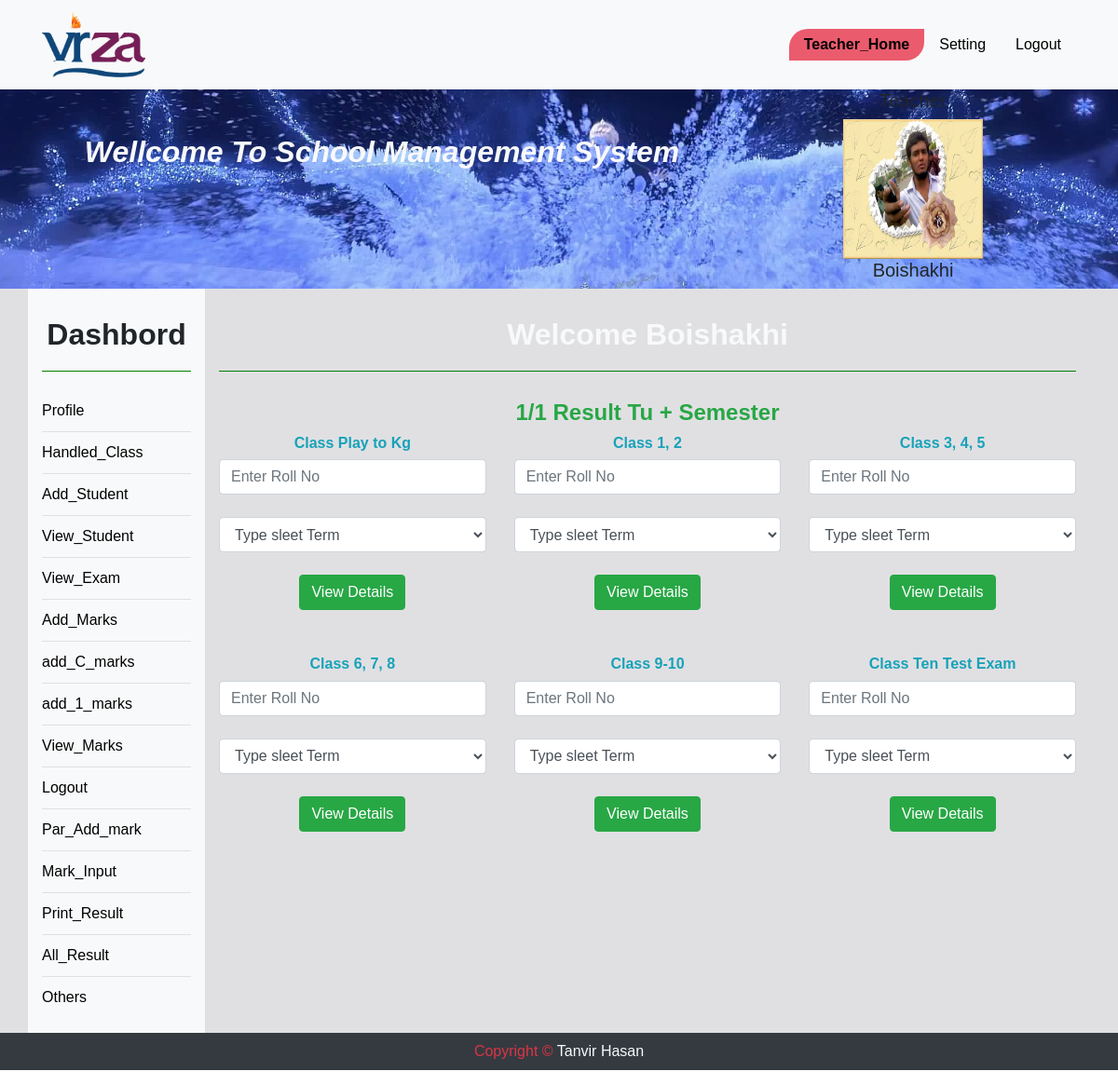
Screenshot of /sbg_view_mark.php (signed in) with the database file from the repository.
### tables this page shows
CREATE TABLE `staff` (
  `TID` int(11) NOT NULL,
  `TNAME` varchar(150) NOT NULL,
  `TCLASS` varchar(100) NOT NULL,
  `TSEC` varchar(100) NOT NULL,
  `DGN` varchar(100) NOT NULL,
  `TPASS` varchar(150) NOT NULL,
  `QUAL` varchar(500) NOT NULL,
  `SAL` varchar(13) NOT NULL,
  `DATE` varchar(13) NOT NULL,
  `PNO` varchar(150) NOT NULL,
  `MAIL` varchar(150) NOT NULL,
  `PADDR` text NOT NULL,
  `IMG` varchar(150) NOT NULL
);

### sbg_view_mark.php (the view, shortened to what this page needs)
<?php
	include "database.php";
 ?>
<?php include "teacher_header.php"; ?>
<div class="container_full dream_img slid_img">
	<div class="container text-center">
		<div class="row">
			<div class="col-md-8">
			<h2 class="mt-5 text-light" ><i><b>Wellcome To School Management System</b></i></h2>
			</div>
			<div class="col-md-4">
			<?php
			$sql="SELECT * FROM staff WHERE TID={$_SESSION["TID"]}";
			$res=$db->query($sql);
			if($res->num_rows>0){
				$row=$res->fetch_assoc();
			?>
			<h5><?php echo $row['DGN'] ?></h5>
				<img colspan="2" src="<?php echo $row['IMG'] ?>" height="150" width="150" alt="Upload Pending">
			<h5><?php echo $row['TNAME'] ?></h5>
			<?php }?>
			</div>
		</div>
	</div>
</div>
<div class="container_full  d_back " style ='margin-top: 0px;'>
	<div class="container text-center">
		<div class="row" id="vir">
	<?php include "tsidebar.php"; ?>
			<div class="col-md-10">
				<h2 class="text-light">Welcome <?php echo $_SESSION["TNAME"]; ?> </h2>
				<h4 class="text-success text-center"><b>1/1 Result Tu + Semester</b></h4>
				<div class="row">
				<div class="col-md-4 fix">
						<h6><b class="text-info"> Class Play to Kg</b></h4>
						<form  role="form" method="get" action="view_result_play-kg.php">
							<input type="text" name="rno" placeholder="Enter Roll No" required class="input form-control"><br>
							<select type="text" name="etype" required class="input form-control"> <br>
							<?php
							$sl="select DISTINCT(ETYPE) from exam ";
							$r=$db->query($sl);
							if($r->num_rows>0){
								echo "<option value=''>Type sleet Term</option>";
							}
							 ?>
							 </select> <br>
							<button type="submit" class="btn btn-success" name="viewt">View Details </button> <br><br>
						</form>  <br>
					</div>
				<div class="col-md-4 fix">
						<h6><b class="text-info">Class 1, 2</b></h4>
						<form  role="form" method="get" action="view_result_1-2.php">
							<input type="text" name="rno" placeholder="Enter Roll No" required class="input form-control"><br>
							<select type="text" name="etype" required class="input form-control"> <br>
							<?php
							$sl="select DISTINCT(ETYPE) from exam ";
							$r=$db->query($sl);
							if($r->num_rows>0){
								echo "<option value=''>Type sleet Term</option>";
							}
							 ?>
							 </select> <br>
							<button type="submit" class="btn btn-success" name="viewt">View Details </button> <br><br>
						</form>  <br>
					</div>
				<div class="col-md-4 fix">
						<h6><b class="text-info">Class 3, 4, 5</b></h4>
						<form  role="form" method="get" action="view_result_3-5.php">
							<input type="text" name="rno" placeholder="Enter Roll No" required class="input form-control"><br>
							<select type="text" name="etype" required class="input form-control"> <br>
							<?php
							$sl="select DISTINCT(ETYPE) from exam ";
							$r=$db->query($sl);
							if($r->num_rows>0){
								echo "<option value=''>Type sleet Term</option>";
							}
							 ?>
							 </select> <br>
							<button type="submit" class="btn btn-success" name="viewt">View Details </button> <br><br>
						</form>  <br>
					</div>
                </div>
				<div class="row">
				<div class="col-md-4 fix">
						<h6><b class="text-info">Class 6, 7, 8</b></h4>
						<form  role="form" method="get" action="view_result.php">
							<input type="text" name="rno" placeholder="Enter Roll No" required class="input form-control"><br>
							<select type="text" name="etype" required class="input form-control"> <br>
							<?php
							$sl="select DISTINCT(ETYPE) from exam ";
							$r=$db->query($sl);
							if($r->num_rows>0){
								echo "<option value=''>Type sleet Term</option>";
							}
							 ?>
							 </select> <br>
							<button type="submit" class="btn btn-success" name="viewt">View Details </button> <br><br>
						</form>  <br>
					</div>
				<div class="col-md-4 fix">
						<h6><b class="text-info">Class 9-10</b></h4>
					<form  role="form" method="get" action="view_result_9-10.php">
							<input type="text" name="rno" placeholder="Enter Roll No" required class="input form-control"><br>
							<select type="text" name="etype" required class="input form-control"> <br>
							<?php
							$sl="select DISTINCT(ETYPE) from exam ";
							$r=$db->query($sl);
							if($r->num_rows>0){
								echo "<option value=''>Type sleet Term</option>";
							}
							 ?>
							 </select> <br>
							<button type="submit" class="btn btn-success" name="viewt">View Details </button> <br><br>
						</form>  <br>
					</div>
				<div class="col-md-4 fix">
						<h6><b class="text-info">Class Ten Test Exam</b></h4>
						<form  role="form" method="get" action="view_result_ten_model_test.php">
							<input type="text" name="rno" placeholder="Enter Roll No" required class="input form-control"><br>
							<select type="text" name="etype" required class="input form-control"> <br>
							<?php
							$sl="select DISTINCT(ETYPE) from exam ";
							$r=$db->query($sl);
							if($r->num_rows>0){
								echo "<option value=''>Type sleet Term</option>";
							}
							 ?>
							 </select> <br>
							<button type="submit" class="btn btn-success" name="viewt">View Details </button> <br><br>
						</form>  <br>
					</div>
                </div>
			</div>
		</div>
	</div>
</div>
<?php include "footer.php"; ?>

### style.css (style rules this page uses)
* { margin:0;padding:0; }
body { font-family: 'Source Sans Pro', sans-serif; -webkit-transition: all 0.5s ease; transition: all 0.5s ease; font-family:sans-serif; text-align: center; position: relative; }
.fix { overflow:hidden; }
.container_full { width:100%; }
.container { display:block; }
.slid_img { background-image: url(img/1.jpg); background-position: center; background-size: cover; }
.dream_img { background-image: url(img/slid.jpg); }
#vir h2 { font-weight: bold; padding-bottom:20px; margin:30px auto; border-bottom: 1px solid green; }
.d_back { background:#e0e0e3; }

### rows the page displays
staff: DGN "Teacher", IMG (picture), TNAME "Boishakhi"

### other values shown
$_SESSION["TNAME"] "Boishakhi"
